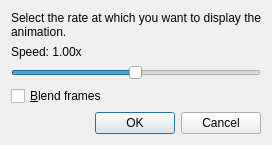
<?xml version="1.0" encoding="UTF-8"?>
<ui version="4.0">
 <class>AnimationSettingsDialog</class>
 <widget class="QDialog" name="AnimationSettingsDialog">
  <property name="windowTitle">
   <string>Animation Settings</string>
  </property>
  <layout class="QVBoxLayout" name="verticalLayout">
   <item>
    <widget class="QLabel" name="descriptionLabel">
     <property name="text">
      <string>Select the rate at which you want to display the animation.</string>
     </property>
     <property name="wordWrap">
      <bool>true</bool>
     </property>
    </widget>
   </item>
   <item>
    <widget class="QLabel" name="speedValueLabel">
     <property name="text">
      <string>Speed: 1.00x</string>
     </property>
    </widget>
   </item>
   <item>
    <widget class="QSlider" name="speedSlider">
     <property name="minimum">
      <number>1</number>
     </property>
     <property name="maximum">
      <number>200</number>
     </property>
     <property name="value">
      <number>100</number>
     </property>
     <property name="orientation">
      <enum>Qt::Horizontal</enum>
     </property>
    </widget>
   </item>
   <item>
    <widget class="QCheckBox" name="blendCheckBox">
     <property name="text">
      <string>&amp;Blend frames</string>
     </property>
    </widget>
   </item>
   <item>
    <widget class="QDialogButtonBox" name="buttonBox">
     <property name="standardButtons">
      <set>QDialogButtonBox::Cancel|QDialogButtonBox::Ok</set>
     </property>
    </widget>
   </item>
  </layout>
 </widget>
 <resources/>
 <connections/>
</ui>
